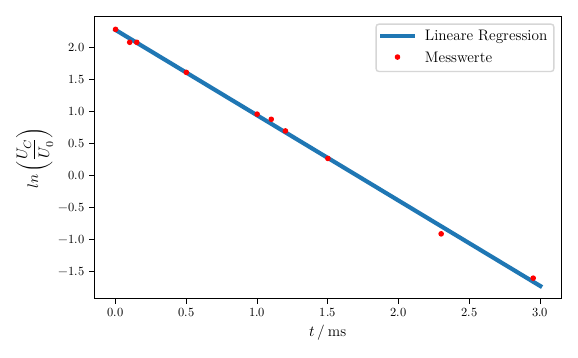

The Python source for this figure:
import matplotlib.pyplot as plt
import numpy as np
import csv
from scipy.optimize import curve_fit

x=np.genfromtxt("RCKreis.csv", delimiter=",",unpack=True,usecols=0)
y=np.genfromtxt("RCKreis.csv", delimiter=",",unpack=True,usecols=1)

params, covariance_matrix = np.polyfit(x, np.log(y), deg=1, cov=True)
x_plot = np.linspace(0,3,100)
uncertainties = np.sqrt(np.diag(covariance_matrix))
for name, value, uncertainty in zip('ab', params, uncertainties): 
    print(f'{name} = {value:8.3f} ± {uncertainty:.5f}')


plt.plot(
   x_plot,
    params[0] * x_plot + params[1],
    label='Lineare Regression',
    linewidth=3,
)
plt.plot(x,np.log(y),'r.', label = 'Messwerte')
plt.xlabel(r'$t \,/\, \mathrm{ms}$')
plt.ylabel(r'$ln\left(\frac{U_C}{U_0}\right)$')
plt.legend()



plt.tight_layout()
plt.savefig('plot.pdf')
